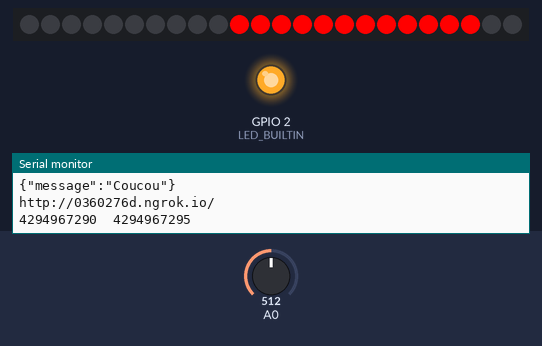
The sketch below on a simulated ESP8266 (NodeMCU). On the bench: 24 RGB LEDs in strip order, left to right, output pins drawn as LEDs (lit = HIGH, except the on-board LED, lit = LOW), the last lines printed to the serial monitor. The inputs (shaded band) are chosen by the test bench; at power-on: A0 = 512. WiFi joins after 1.5 s; servers stay silent unless stated; uploads are accepted with an empty reply.

Above: at 5.15 s.
At 12.71 s:
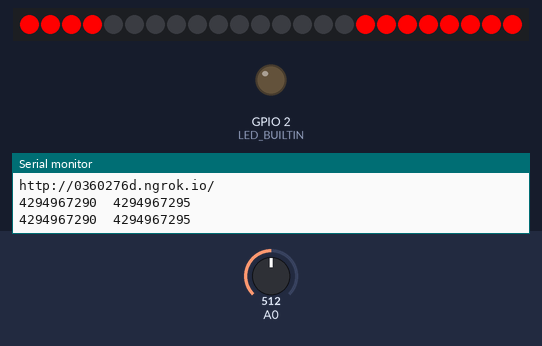
At 20.17 s:
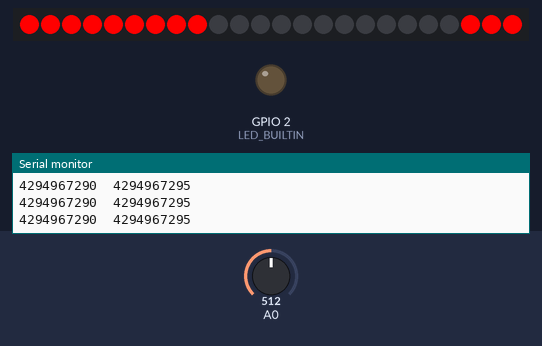
At 35.19 s:
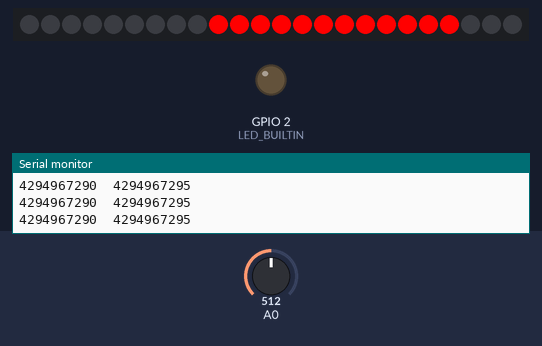
Timing chart, 0 to 36.7 s (numbered marks = the images above):
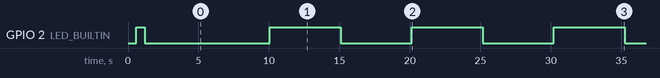

The sketch:

sketch_may11a.ino
```cpp
#include <ESP8266WiFi.h>          //https://github.com/esp8266/Arduino

//needed for library
#include <DNSServer.h>
#include <ESP8266WebServer.h>
#include <WiFiManager.h>          //https://github.com/tzapu/WiFiManager
#include <Adafruit_NeoPixel.h>

#include <ESP8266HTTPClient.h>

//for LED status
#include <Ticker.h>
#include "Timer.h"

#define urlApi "http://0360276d.ngrok.io/"
#define NUMPIXELS      24
#define SEUIL          1

Adafruit_NeoPixel pixels = Adafruit_NeoPixel(NUMPIXELS, 12, NEO_GRB + NEO_KHZ800);

const int delayval = 80;
unsigned int wheelpos = 0;
unsigned int strength=0;
unsigned int sample = 0;
unsigned int sampleavg = 1024;
bool stat = 0;

Ticker ticker;
Timer t;

void tick()
{
  //toggle state
  int state = digitalRead(BUILTIN_LED);  // get the current state of GPIO1 pin
  digitalWrite(BUILTIN_LED, !state);     // set pin to the opposite state
}

//gets called when WiFiManager enters configuration mode
void configModeCallback (WiFiManager *myWiFiManager) {
  Serial.println("Entered config mode");
  Serial.println(WiFi.softAPIP());
  //if you used auto generated SSID, print it
  Serial.println(myWiFiManager->getConfigPortalSSID());
  //entered config mode, make led toggle faster
  ticker.attach(0.2, tick);
}

void sendPostRequest(char *url, char *message) {
  HTTPClient http;
  Serial.println("sendPostRequest");
  Serial.println(message);
  Serial.println(url);
  http.begin(urlApi);
  http.addHeader("Content-Type", "application/json");
  http.POST("{\"message\":\"Coucou\"}");
  http.writeToStream(&Serial);
  http.end();
}


void animate (){
  for(int i=0;i<NUMPIXELS;i++){
    if(strength<=SEUIL) pixels.setPixelColor(i, pixels.Color(0,0,0));
    else{
      if(i==wheelpos){
        pixels.setPixelColor(i,                pixels.Color(constrain(1*strength-SEUIL,1,255),0,0));
        pixels.setPixelColor((i+1)%NUMPIXELS,  pixels.Color(constrain(1.15*strength-SEUIL,1,255),0,0));
        pixels.setPixelColor((i+2)%NUMPIXELS,  pixels.Color(constrain(1.3*strength-SEUIL,1,255),0,0));
        pixels.setPixelColor((i+3)%NUMPIXELS,  pixels.Color(constrain(1.45*strength-SEUIL,2,255),0,0));
        pixels.setPixelColor((i+4)%NUMPIXELS,  pixels.Color(constrain(1.6*strength-SEUIL,2,255),0,0));
        pixels.setPixelColor((i+5)%NUMPIXELS,  pixels.Color(constrain(1.75*strength-SEUIL,2,255),0,0));
        pixels.setPixelColor((i+6)%NUMPIXELS,  pixels.Color(constrain(2*strength-SEUIL,3,255),0,0));
        pixels.setPixelColor((i+7)%NUMPIXELS,  pixels.Color(constrain(2.25*strength-SEUIL,3,255),0,0));
        pixels.setPixelColor((i+8)%NUMPIXELS,  pixels.Color(constrain(2.5*strength-SEUIL,3,255),0,0));
        pixels.setPixelColor((i+9)%NUMPIXELS,  pixels.Color(constrain(2.75*strength-SEUIL,5,255),0,0));
        pixels.setPixelColor((i+10)%NUMPIXELS, pixels.Color(constrain(2.85*strength-SEUIL,5,255),0,0));
        pixels.setPixelColor((i+11)%NUMPIXELS, pixels.Color(constrain(3*strength-SEUIL,10,255),0,0));
      }
      else if(i>wheelpos+11 || i<wheelpos) pixels.setPixelColor(i, pixels.Color(0,0,0));
    }
  }
  pixels.show();
  wheelpos=(wheelpos+1)%(NUMPIXELS-1);
}

int measure(){
   unsigned long startMillis= millis();
   unsigned int signalMax = 0;
   unsigned int signalMin = 1024;

   while(millis() - startMillis < 50){// Sample window width in mS (50 mS = 20Hz)
      int sample = analogRead(A0);
      if (sample < 1024){
         if (sample > signalMax)      signalMax = sample;  // save just the max levels
         else if (sample < signalMin) signalMin = sample;  // save just the min levels
      }
   }
   if(signalMax-signalMin<sampleavg)   sampleavg = constrain(signalMax-signalMin,0,1023); // 10 = bruit intrinsèque

   return sample;
}

void updatesat(){
     if(stat) digitalWrite(LED_BUILTIN, HIGH);
     else digitalWrite(LED_BUILTIN, LOW);
     strength=sampleavg-6;
     Serial.print(strength);
     Serial.print("\t");
     strength=map(strength,0,1023,0, 255);
     Serial.print(strength);
     Serial.print("\n");
     sampleavg=1024;
     stat=!stat;
}


void setup() {
  // put your setup code here, to run once:
  Serial.begin(115200);

  //set led pin as output
  pinMode(BUILTIN_LED, OUTPUT);
  // start ticker with 0.5 because we start in AP mode and try to connect
  ticker.attach(0.6, tick);

  pixels.begin();
  Serial.begin(9600);
  t.every(delayval, animate);
  t.every(5000, updatesat);

  //WiFiManager
  //Local intialization. Once its business is done, there is no need to keep it around
  WiFiManager wifiManager;
  //reset settings - for testing
  //wifiManager.resetSettings();

  //set callback that gets called when connecting to previous WiFi fails, and enters Access Point mode
  wifiManager.setAPCallback(configModeCallback);

  //fetches ssid and pass and tries to connect
  //if it does not connect it starts an access point with the specified name
  //here  "AutoConnectAP"
  //and goes into a blocking loop awaiting configuration
  if (!wifiManager.autoConnect("Noisey")) {
    Serial.println("failed to connect and hit timeout");
    //reset and try again, or maybe put it to deep sleep
    ESP.reset();
    delay(1000);
  }
  char messageToApi[] = "{\"message\":\"Coucou\"}";
  //if you get here you have connected to the WiFi
  Serial.println("connected...yeey :)");
  ticker.detach();
  //keep LED on
  digitalWrite(BUILTIN_LED, LOW);
  sendPostRequest(urlApi, messageToApi);
}

void loop() {
  // put your main code here, to run repeatedly:
  int measureResult = 0;
  char test[] = "";
   measureResult = measure();
   //test += measureResult;
   t.update();
   //sendPostRequest(urlApi, test);

}
```

Event.cpp
```cpp
// (licence header left out)
/*  * * * * * * * * * * * * * * * * * * * * * * * * * * *
 Code by Simon Monk
 http://www.simonmonk.org
* * * * * * * * * * * * * * * * * * * * * * * * * * * * */

// For Arduino 1.0 and earlier
#if defined(ARDUINO) && ARDUINO >= 100
#include "Arduino.h"
#else
#include "WProgram.h"
#endif

#include "Event.h"

Event::Event(void)
{
	eventType = EVENT_NONE;
}

void Event::update(void)
{
    unsigned long now = millis();
    update(now);
}

void Event::update(unsigned long now)
{
	if (now - lastEventTime >= period)
	{
		switch (eventType)
		{
			case EVENT_EVERY:
				(*callback)();
				break;

			case EVENT_OSCILLATE:
				pinState = ! pinState;
				digitalWrite(pin, pinState);
				break;
		}
		lastEventTime = now;
		count++;
	}
	if (repeatCount > -1 && count >= repeatCount)
	{
		eventType = EVENT_NONE;
	}
}
```

Event.h
```cpp
// (licence header left out)
/*  * * * * * * * * * * * * * * * * * * * * * * * * * * *
 Code by Simon Monk
 http://www.simonmonk.org
* * * * * * * * * * * * * * * * * * * * * * * * * * * * */

#ifndef Event_h
#define Event_h

#include <inttypes.h>

#define EVENT_NONE 0
#define EVENT_EVERY 1
#define EVENT_OSCILLATE 2

class Event
{

public:
  Event(void);
  void update(void);
  void update(unsigned long now);
  int8_t eventType;
  unsigned long period;
  int repeatCount;
  uint8_t pin;
  uint8_t pinState;
  void (*callback)(void);
  unsigned long lastEventTime;
  int count;
};

#endif
```

Timer.cpp
```cpp
// (licence header left out)
/*  * * * * * * * * * * * * * * * * * * * * * * * * * * *
 Code by Simon Monk
 http://www.simonmonk.org
* * * * * * * * * * * * * * * * * * * * * * * * * * * * */

// For Arduino 1.0 and earlier
#if defined(ARDUINO) && ARDUINO >= 100
#include "Arduino.h"
#else
#include "WProgram.h"
#endif

#include "Timer.h"

Timer::Timer(void)
{
}

int8_t Timer::every(unsigned long period, void (*callback)(), int repeatCount)
{
	int8_t i = findFreeEventIndex();
	if (i == -1) return -1;

	_events[i].eventType = EVENT_EVERY;
	_events[i].period = period;
	_events[i].repeatCount = repeatCount;
	_events[i].callback = callback;
	_events[i].lastEventTime = millis();
	_events[i].count = 0;
	return i;
}

int8_t Timer::every(unsigned long period, void (*callback)())
{
	return every(period, callback, -1); // - means forever
}

int8_t Timer::after(unsigned long period, void (*callback)())
{
	return every(period, callback, 1);
}

int8_t Timer::oscillate(uint8_t pin, unsigned long period, uint8_t startingValue, int repeatCount)
{
	int8_t i = findFreeEventIndex();
	if (i == NO_TIMER_AVAILABLE) return NO_TIMER_AVAILABLE;

	_events[i].eventType = EVENT_OSCILLATE;
	_events[i].pin = pin;
	_events[i].period = period;
	_events[i].pinState = startingValue;
	digitalWrite(pin, startingValue);
	_events[i].repeatCount = repeatCount * 2; // full cycles not transitions
	_events[i].lastEventTime = millis();
	_events[i].count = 0;
	return i;
}

int8_t Timer::oscillate(uint8_t pin, unsigned long period, uint8_t startingValue)
{
	return oscillate(pin, period, startingValue, -1); // forever
}

/**
 * This method will generate a pulse of !startingValue, occuring period after the
 * call of this method and lasting for period. The Pin will be left in !startingValue.
 */
int8_t Timer::pulse(uint8_t pin, unsigned long period, uint8_t startingValue)
{
	return oscillate(pin, period, startingValue, 1); // once
}

/**
 * This method will generate a pulse of startingValue, starting immediately and of
 * length period. The pin will be left in the !startingValue state
 */
int8_t Timer::pulseImmediate(uint8_t pin, unsigned long period, uint8_t pulseValue)
{
	int8_t id(oscillate(pin, period, pulseValue, 1));
	// now fix the repeat count
	if (id >= 0 && id < MAX_NUMBER_OF_EVENTS) {
		_events[id].repeatCount = 1;
	}
	return id;
}


void Timer::stop(int8_t id)
{
	if (id >= 0 && id < MAX_NUMBER_OF_EVENTS) {
		_events[id].eventType = EVENT_NONE;
	}
}

void Timer::update(void)
{
	unsigned long now = millis();
	update(now);
}

void Timer::update(unsigned long now)
{
	for (int8_t i = 0; i < MAX_NUMBER_OF_EVENTS; i++)
	{
		if (_events[i].eventType != EVENT_NONE)
		{
			_events[i].update(now);
		}
	}
}
int8_t Timer::findFreeEventIndex(void)
{
	for (int8_t i = 0; i < MAX_NUMBER_OF_EVENTS; i++)
	{
		if (_events[i].eventType == EVENT_NONE)
		{
			return i;
		}
	}
	return NO_TIMER_AVAILABLE;
}
```

Timer.h
```cpp
// (licence header left out)
/*  * * * * * * * * * * * * * * * * * * * * * * * * * * *
 Code by Simon Monk
 http://www.simonmonk.org
* * * * * * * * * * * * * * * * * * * * * * * * * * * * */

#ifndef Timer_h
#define Timer_h

#include <inttypes.h>
#include "Event.h"

#define MAX_NUMBER_OF_EVENTS (10)

#define TIMER_NOT_AN_EVENT (-2)
#define NO_TIMER_AVAILABLE (-1)

class Timer
{

public:
  Timer(void);

  int8_t every(unsigned long period, void (*callback)(void));
  int8_t every(unsigned long period, void (*callback)(void), int repeatCount);
  int8_t after(unsigned long duration, void (*callback)(void));
  int8_t oscillate(uint8_t pin, unsigned long period, uint8_t startingValue);
  int8_t oscillate(uint8_t pin, unsigned long period, uint8_t startingValue, int repeatCount);

  /**
   * This method will generate a pulse of !startingValue, occuring period after the
   * call of this method and lasting for period. The Pin will be left in !startingValue.
   */
  int8_t pulse(uint8_t pin, unsigned long period, uint8_t startingValue);

  /**
   * This method will generate a pulse of pulseValue, starting immediately and of
   * length period. The pin will be left in the !pulseValue state
   */
  int8_t pulseImmediate(uint8_t pin, unsigned long period, uint8_t pulseValue);
  void stop(int8_t id);
  void update(void);
  void update(unsigned long now);

protected:
  Event _events[MAX_NUMBER_OF_EVENTS];
  int8_t findFreeEventIndex(void);

};

#endif
```

sound_meter.cpp
```cpp
/* db meter library
   Date: 01-04-2015
   Autor: J. Lucas Grillo
*/
#include "sound_meter.h"

// Returns noise level in decibells
double get_abs_db(int *input, int sound_pin) {
   int x = (!input) ? analogRead(sound_pin) : *input;
   return 20 * log((double)x / (double)ADC_SOUND_REF) + DB_SOUND_REF;
}
```

sound_meter.h
```cpp
/* db meter library
   Date: 01-04-2015
   Autor: J. Lucas Grillo
*/
#ifndef _DB_METER_LIB_
#define _DB_METER_LIB_

#define ANALOG_SOUND_PIN 0
#define ADC_SOUND_REF 60
#define DB_SOUND_REF 50

#include "Arduino.h"
#include "math.h"

// Returns noise level in decibells
double get_abs_db(int *input = NULL, int sound_pin = 0);

#endif
```

Measured:
- by itself, GPIO 2 (LED_BUILTIN): repeats every 10.1 s: HIGH 5.0 s, LOW 5.0 s
